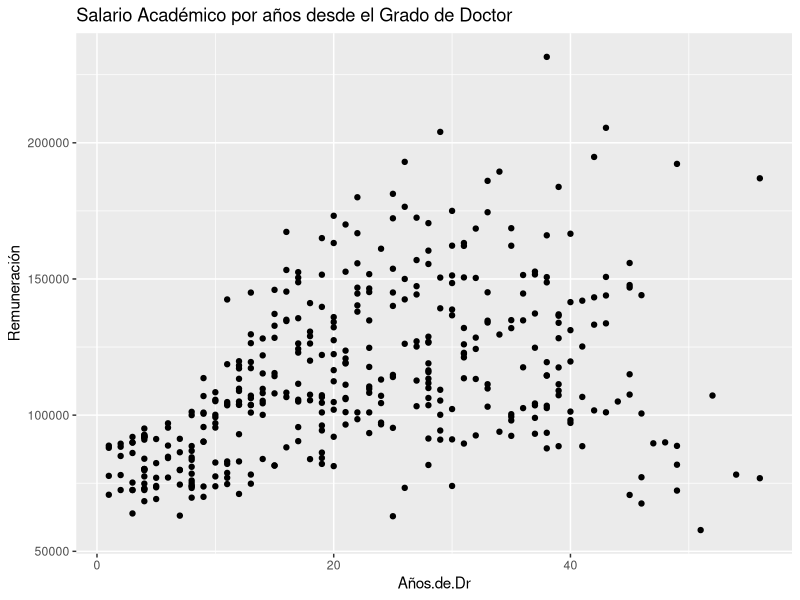

Here is the R script that generated this plot:
# Rscript dos_variables.r

# Cargando libreria.
library(ggplot2)

# Lee datos del archivo .csv 
datos <- read.csv("salarios.csv")

# Gráfica  Años de Experiencia Vs. Remuneración
pdf(file="Dos_Variables.pdf")
png("Dos_Variables.png")

ggplot(datos, 
       aes(x = Años.de.Dr, y = Remuneración) ) +
  geom_point() + 
  labs(title = "Salario Académico por años desde el Grado de Doctor") 

dev.off()

# REFERENCIAS
# Oscar Núñez Mori. Jaén, 10-Jul-2024. Basado en:
# - Kabacoff. R. (s.f.) Modern Data Visualization with R. Chap. 6.
#   https://rkabacoff.github.io/datavis/Multivariate.html
#   https://github.com/Rkabacoff/datavis_support
# - Fox J. and Weisberg, S. (2011) An R Companion to Applied Regression, 2nd. Sage.
#   https://www.rdocumentation.org/packages/carData/versions/3.0-1/topics/Salaries


